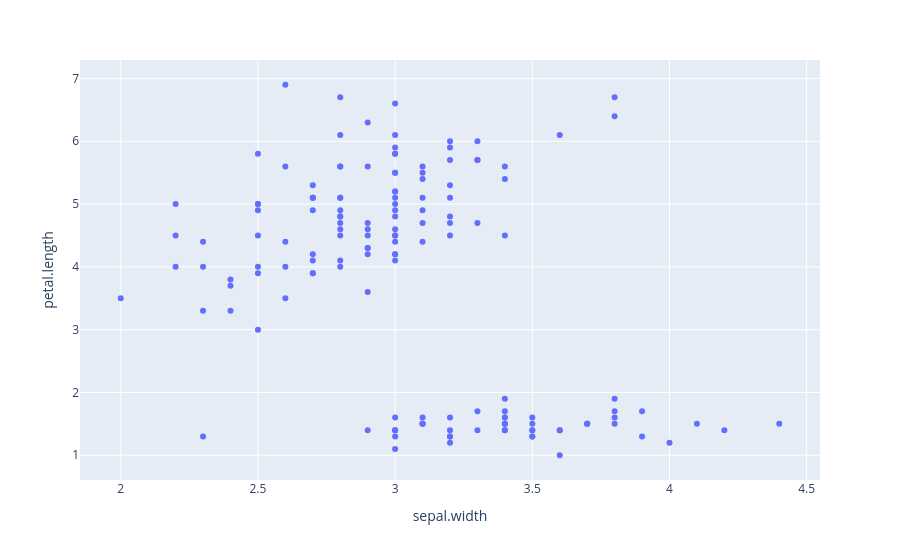

The cell this chart's notebook holds for it:
### Markdown cell above
![image.png](attachment:image.png)

### Code cell
df.plot.scatter(x='sepal.width', y='petal.length')

### Figure 1 — Plotly figure (JSON) as saved in the notebook; plotly's stock layout.template omitted (floating-point values rounded to 4 significant figures; data arrays with more than 128 entries replaced by an {"elided": "..."} marker saying what was removed)
{"data": [{"hovertemplate": "sepal.width=%{x}<br>petal.length=%{y}<extra></extra>", "legendgroup": "", "marker": {"color": "#636efa", "symbol": "circle"}, "mode": "markers", "name": "", "orientation": "v", "showlegend": false, "type": "scatter", "x": {"elided": "150 float values"}, "xaxis": "x", "y": {"elided": "150 float values"}, "yaxis": "y"}], "layout": {"legend": {"tracegroupgap": 0}, "margin": {"t": 60}, "xaxis": {"anchor": "y", "domain": [0, 1], "title": {"text": "sepal.width"}}, "yaxis": {"anchor": "x", "domain": [0, 1], "title": {"text": "petal.length"}}}}
